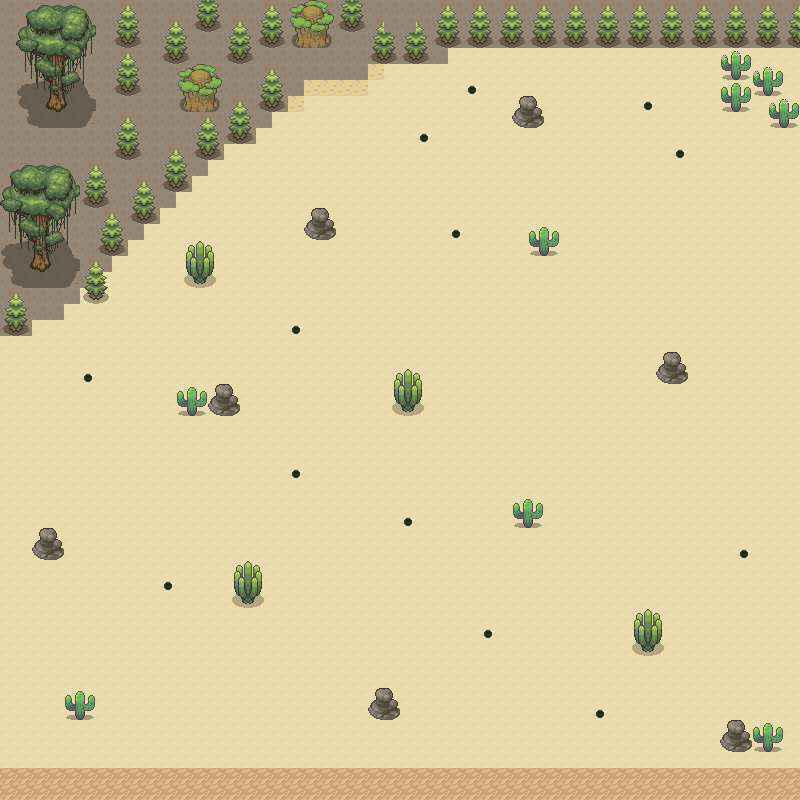

The image is a tile-based game level rendered from a .tmx file. Its description and source (layers, tilesets, objects; grid data summarised) follow:
An orthogonal 50x50 tile map with 16x16 px tiles, 7 tile layers (tile, brown, cactus, cliff, ...).

<map version="1.0" orientation="orthogonal" width="50" height="50" tilewidth="16" tileheight="16">
 <tileset firstgid="1" name="tileset2" tilewidth="16" tileheight="16">
  <image source="tileset/tileset2.png" trans="ff00ff" width="2048" height="2048" />
  <tile id="1180">
   <properties>
    <property name="collision" value="" />
   </properties>
  </tile>
  <tile id="1181">
   <properties>
    <property name="collision" value="" />
   </properties>
  </tile>
  <tile id="1182">
   <properties>
    <property name="collision" value="" />
   </properties>
  </tile>
  <tile id="1183">
   <properties>
    <property name="collision" value="" />
   </properties>
  </tile>
  <tile id="1190">
   <properties>
    <property name="collision" value="" />
   </properties>
  </tile>
  <tile id="1191">
   <properties>
    <property name="collision" value="" />
   </properties>
  </tile>
  <tile id="1192">
   <properties>
    <property name="collision" value="" />
   </properties>
  </tile>
  <tile id="1308">
   <properties>
    <property name="collision" value="" />
   </properties>
  </tile>
  <tile id="1309">
   <properties>
    <property name="collision" value="" />
   </properties>
  </tile>
  <tile id="1310">
   <properties>
    <property name="collision" value="" />
   </properties>
  </tile>
  <tile id="1311">
   <properties>
    <property name="collision" value="" />
   </properties>
  </tile>
  <tile id="1318">
   <properties>
    <property name="collision" value="" />
   </properties>
  </tile>
  <tile id="1320">
   <properties>
    <property name="collision" value="" />
   </properties>
  </tile>
  <tile id="1436">
   <properties>
    <property name="collision" value="" />
   </properties>
  </tile>
  <tile id="1437">
   <properties>
    <property name="collision" value="" />
   </properties>
  </tile>
  <tile id="1438">
   <properties>
    <property name="collision" value="" />
   </properties>
  </tile>
  <tile id="1439">
   <properties>
    <property name="collision" value="" />
   </properties>
  </tile>
  <tile id="1446">
   <properties>
    <property name="collision" value="" />
   </properties>
  </tile>
  <tile id="1447">
   <properties>
    <property name="collision" value="" />
   </properties>
  </tile>
  <tile id="1448">
   <properties>
    <property name="collision" value="" />
   </properties>
  </tile>
  <tile id="1556">
   <properties>
    <property name="collision" value="" />
   </properties>
  </tile>
  <tile id="1557">
   <properties>
    <property name="collision" value="" />
   </properties>
  </tile>
  <tile id="1558">
   <properties>
    <property name="collision" value="" />
   </properties>
  </tile>
  <tile id="1559">
   <properties>
    <property name="collision" value="" />
   </properties>
  </tile>
  <tile id="1684">
   <properties>
    <property name="collision" value="" />
   </properties>
  </tile>
  <tile id="1685">
   <properties>
    <property name="collision" value="" />
   </properties>
  </tile>
  <tile id="1686">
   <properties>
    <property name="collision" value="" />
   </properties>
  </tile>
  <tile id="1687">
   <properties>
    <property name="collision" value="" />
   </properties>
  </tile>
  <tile id="2065">
   <properties>
    <property name="collision" value="" />
   </properties>
  </tile>
  <tile id="3345">
   <properties>
    <property name="cpoint" value="map2_1" />
   </properties>
  </tile>
  <tile id="4232">
   <properties>
    <property name="cpoint" value="map2_1" />
   </properties>
  </tile>
  <tile id="5276">
   <properties>
    <property name="collision" value="" />
   </properties>
  </tile>
  <tile id="5277">
   <properties>
    <property name="collision" value="" />
   </properties>
  </tile>
  <tile id="5404">
   <properties>
    <property name="collision" value="" />
   </properties>
  </tile>
  <tile id="5405">
   <properties>
    <property name="collision" value="" />
   </properties>
  </tile>
 </tileset>
 <layer name="tile" width="50" height="50">
  <data>[2500 cells, 2500 non-empty, 1 distinct tile ids]</data>
 </layer>
 <layer name="brown" width="50" height="50">
  <data>[2500 cells, 100 non-empty, 1 distinct tile ids]</data>
 </layer>
 <layer name="cactus" width="50" height="50">
  <data>[2500 cells, 72 non-empty, 17 distinct tile ids]</data>
 </layer>
 <layer name="cliff" width="50" height="50">
  <data>[2500 cells, 378 non-empty, 2 distinct tile ids]</data>
 </layer>
 <layer name="cliff_trees" width="50" height="50">
  <data>[2500 cells, 275 non-empty, 55 distinct tile ids]</data>
 </layer>
 <layer name="stone" width="50" height="50">
  <data>[2500 cells, 28 non-empty, 4 distinct tile ids]</data>
 </layer>
 <layer name="spawn" width="50" height="50">
  <data>[2500 cells, 13 non-empty, 1 distinct tile ids]</data>
 </layer>
</map>
